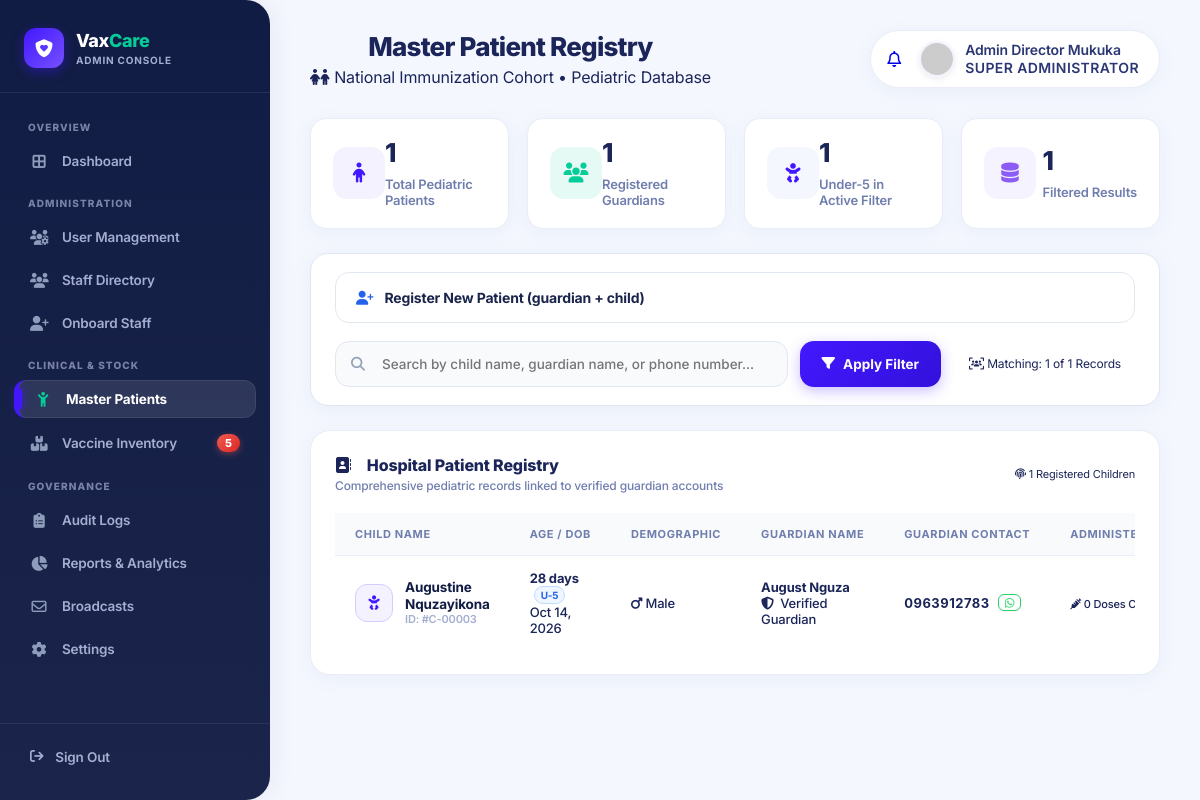
/SchoolProject2/admin/patients.php (signed in), run on the app's committed database.
### tables this page shows
CREATE TABLE `children` (
  `id` int(11) NOT NULL AUTO_INCREMENT,
  `guardian_id` int(11) NOT NULL,
  `name` varchar(100) NOT NULL,
  `date_of_birth` date NOT NULL,
  `gender` enum('Male','Female') NOT NULL,
  `created_at` timestamp NOT NULL DEFAULT current_timestamp(),
  PRIMARY KEY (`id`),
  KEY `guardian_id` (`guardian_id`),
  CONSTRAINT `children_ibfk_1` FOREIGN KEY (`guardian_id`) REFERENCES `users` (`id`) ON DELETE CASCADE
);

CREATE TABLE `users` (
  `id` int(11) NOT NULL AUTO_INCREMENT,
  `name` varchar(100) NOT NULL,
  `phone` varchar(20) NOT NULL,
  `email` varchar(150) DEFAULT NULL,
  `password_hash` varchar(255) NOT NULL,
  `role` enum('guardian','nurse','pharmacist','pharmacy','doctor','admin') DEFAULT 'guardian',
  `profile_pic` varchar(255) DEFAULT NULL,
  `is_on_duty` tinyint(1) DEFAULT 1,
  `created_at` timestamp NOT NULL DEFAULT current_timestamp(),
  PRIMARY KEY (`id`),
  UNIQUE KEY `phone` (`phone`)
);

### SchoolProject2/admin/patients.php (the view, shortened to what this page needs)
<?php
include '../config/db.php';
$admin_name = $_SESSION['name'];
$search = trim($_GET['search'] ?? '');
$query = "
    SELECT c.id, c.name as child_name, c.date_of_birth, c.gender, u.name as guardian_name, u.phone as guardian_phone,
           (SELECT COUNT(*) FROM appointments WHERE child_id = c.id AND status = 'completed') as total_vaccines,
           (SELECT COUNT(*) FROM appointments WHERE child_id = c.id AND status = 'scheduled') as upcoming_vaccines
    FROM children c
    JOIN users u ON c.guardian_id = u.id
";
$params = [];
$query .= " ORDER BY c.created_at DESC";
$stmt = $pdo->prepare($query);
$stmt->execute($params);
$children = $stmt->fetchAll(PDO::FETCH_ASSOC);
$total_children   = $pdo->query("SELECT COUNT(*) FROM children")->fetchColumn();
$total_guardians  = $pdo->query("SELECT COUNT(*) FROM users WHERE role = 'guardian'")->fetchColumn();
$low_stock_count  = $pdo->query("SELECT COUNT(*) FROM vaccines WHERE current_stock <= low_stock_threshold")->fetchColumn();
function calculateAge($dob) {
    $birthDate = new DateTime($dob);
    $today = new DateTime('today');
    $age = $birthDate->diff($today);
    return $age->d . ' days';
}
?>
<!DOCTYPE html>
<html lang="en">
<head>
    <link rel="stylesheet" href="https://cdnjs.cloudflare.com/ajax/libs/font-awesome/6.4.0/css/all.min.css">
    <link rel="stylesheet" href="../css/mar_tech.css">
    <link rel="stylesheet" href="../css/admin_theme.css">
</head>
<body class="app-body">
    <aside class="sidebar" id="adminSidebar">
        <div class="sidebar-brand-box">
            <a href="dashboard.php" class="sidebar-brand-link">
                <div class="sidebar-brand-icon"><i class="fa-solid fa-shield-heart"></i></div>
                <div class="sidebar-brand-info">
                    <span class="sidebar-brand-title">Vax<span>Care</span></span>
                    <span class="sidebar-brand-sub">Admin Console</span>
                </div>
            </a>
        </div>
        <nav class="sidebar-menu">
            <div class="sidebar-section-title">Overview</div>
            <a href="dashboard.php" class="sidebar-item">
                <i class="fa-solid fa-border-all"></i> Dashboard
            </a>
            <div class="sidebar-section-title">Administration</div>
            <a href="user_management.php" class="sidebar-item">
                <i class="fa-solid fa-users-gear"></i> User Management
            </a>
            <a href="staff.php" class="sidebar-item">
                <i class="fa-solid fa-users"></i> Staff Directory
            </a>
            <a href="add_staff.php" class="sidebar-item">
                <i class="fa-solid fa-user-plus"></i> Onboard Staff
            </a>
            <div class="sidebar-section-title">Clinical &amp; Stock</div>
            <a href="patients.php" class="sidebar-item active">
                <i class="fa-solid fa-child-reaching"></i> Master Patients
            </a>
            <a href="inventory.php" class="sidebar-item">
                <i class="fa-solid fa-boxes-stacked"></i> Vaccine Inventory
                <?php if($low_stock_count > 0): ?>
                    <span class="badge-red"><?= $low_stock_count ?></span>
                <?php endif; ?>
            </a>
            <div class="sidebar-section-title">Governance</div>
            <a href="audit_logs.php" class="sidebar-item">
                <i class="fa-solid fa-clipboard-list"></i> Audit Logs
            </a>
            <a href="reports.php" class="sidebar-item">
                <i class="fa-solid fa-chart-pie"></i> Reports &amp; Analytics
            </a>
            <a href="messages.php" class="sidebar-item">
                <i class="fa-regular fa-envelope"></i> Broadcasts
            </a>
            <a href="settings.php" class="sidebar-item">
                <i class="fa-solid fa-gear"></i> Settings
            </a>
        </nav>
        <div class="sidebar-logout">
            <a href="../auth/logout.php">
                <i class="fa-solid fa-arrow-right-from-bracket"></i> Sign Out
            </a>
        </div>
    </aside>
    <main class="app-main">
        <header class="app-topbar">
            <div class="topbar-left">
                <h1>Master Patient Registry</h1>
                <div class="topbar-date-pill">
                    <i class="fa-solid fa-children"></i>
                    <span>National Immunization Cohort &bull; Pediatric Database</span>
                </div>
            </div>
            <div class="topbar-right">
                <a href="messages.php" class="topbar-icon-btn" title="System Messages">
                    <i class="fa-regular fa-bell"></i>
                </a>
                <div class="topbar-profile">
                    <img src="https://ui-avatars.com/api/?name=<?= urlencode($admin_name) ?>&background=1B254B&color=fff&bold=true" alt="Admin Avatar">
                    <div class="topbar-profile-info">
                        <span class="topbar-profile-name"><?= htmlspecialchars($admin_name) ?></span>
                        <span class="topbar-profile-role">Super Administrator</span>
                    </div>
                </div>
            </div>
        </header>
        <div class="stats-grid" style="grid-template-columns: repeat(4, 1fr); margin-bottom: 24px;">
            <div class="stat-card">
                <div class="stat-icon icon-blue"><i class="fa-solid fa-child"></i></div>
                <div class="stat-info">
                    <div class="stat-value"><?= number_format($total_children) ?></div>
                    <div class="stat-label">Total Pediatric Patients</div>
                </div>
            </div>
            <div class="stat-card">
                <div class="stat-icon icon-green"><i class="fa-solid fa-users"></i></div>
                <div class="stat-info">
                    <div class="stat-value"><?= number_format($total_guardians) ?></div>
                    <div class="stat-label">Registered Guardians</div>
                </div>
            </div>
            <div class="stat-card">
                <div class="stat-icon icon-cyan"><i class="fa-solid fa-baby"></i></div>
                <div class="stat-info">
                    <?php
                        $u5_count = 0;
                        foreach ($children as $c) {
                            $b = new DateTime($c['date_of_birth']);
                            if ($b->diff(new DateTime('today'))->y < 5) $u5_count++;
                        }
                    ?>
                    <div class="stat-value"><?= count($children) > 0 ? $u5_count : 0 ?></div>
                    <div class="stat-label">Under-5 in Active Filter</div>
                </div>
            </div>
            <div class="stat-card">
                <div class="stat-icon icon-purple"><i class="fa-solid fa-database"></i></div>
                <div class="stat-info">
                    <div class="stat-value"><?= count($children) ?></div>
                    <div class="stat-label">Filtered Results</div>
                </div>
            </div>
        </div>
        <div class="filter-card" style="padding:18px 24px; border-radius:18px; box-shadow:0 4px 20px rgba(112, 144, 176, 0.08); border:1px solid #e0e5f2; margin-bottom:24px;">
        <details style="margin-bottom:18px; background:#fff; border:1.5px solid #e2e8f0; border-radius:14px;">
            <summary style="cursor:pointer; padding:16px 20px; font-weight:700; font-size:14px; color:#1B254B; list-style:none;">
                <i class="fa-solid fa-user-plus" style="color:#2563eb; margin-right:8px;"></i>
                Register New Patient (guardian + child)
            </summary>
        </details>
        <form method="GET" class="filter-bar" style="display:flex; align-items:center; justify-content:space-between; gap:14px; flex-wrap:wrap;">
                <div style="display:flex; align-items:center; gap:12px; flex:1; min-width:300px;">
                    <div class="filter-input-wrap" style="flex:1;">
                        <input type="text" name="search" class="filter-input" placeholder="Search by child name, guardian name, or phone number..." value="<?= htmlspecialchars($search) ?>" style="height:46px; border-radius:14px; font-size:13.5px; padding-left:46px; border:1.5px solid #e2e8f0; background:#f8fafc;">
                    </div>
                    <button type="submit" class="admin-btn admin-btn-primary" style="height:46px; padding:0 22px; border-radius:14px; font-size:13.5px; font-weight:700;">
                        <i class="fa-solid fa-filter"></i> Apply Filter
                    </button>
                </div>
                <div style="display:flex; align-items:center; gap:8px;">
                    <span class="role-badge role-badge-admin" style="padding:8px 14px; font-size:12px; border-radius:10px;">
                        <i class="fa-solid fa-users-viewfinder"></i> Matching: <?= count($children) ?> of <?= $total_children ?> Records
                    </span>
                </div>
            </form>
        </div>
        <div class="mar-card">
            <div class="mar-card-header">
                <div>
                    <div class="mar-card-title"><i class="fa-solid fa-address-book" style="color:var(--admin-primary); margin-right:8px;"></i> Hospital Patient Registry</div>
                    <div class="mar-card-subtitle">Comprehensive pediatric records linked to verified guardian accounts</div>
                </div>
                <span class="role-badge role-badge-admin" style="font-size:11px;">
                    <i class="fa-solid fa-fingerprint"></i> <?= count($children) ?> Registered Children
                </span>
            </div>
            <div class="table-responsive">
                <table class="mar-table">
                    <thead>
                        <tr>
                            <th>Child Name</th>
                            <th>Age / DOB</th>
                            <th>Demographic</th>
                            <th>Guardian Name</th>
                            <th>Guardian Contact</th>
                            <th>Administered Doses</th>
                        </tr>
                    </thead>
                    <tbody>
                        <?php if(empty($children)): ?>
                            <tr>
                                <td colspan="7">
                                    <div class="empty-state">
                                        <div class="empty-state-icon"><i class="fa-solid fa-child-reaching"></i></div>
                                        <div class="empty-state-title">No pediatric records found</div>
                                        <div class="empty-state-sub">Try searching with another name or clearing the current search filter.</div>
                                    </div>
                                </td>
                            </tr>
                        <?php else: ?>
                            <?php foreach($children as $c):
                                $dob_dt = new DateTime($c['date_of_birth']);
                                $is_under_5 = $dob_dt->diff(new DateTime('today'))->y < 5;
                            ?>
                                <tr>
                                    <td>
                                        <div class="patient-cell">
                                            <div class="patient-avatar-box">
                                                <i class="fa-solid fa-baby"></i>
                                            </div>
                                            <div>
                                                <div class="patient-name"><?= htmlspecialchars($c['child_name']) ?></div>
                                                <div class="patient-sub">ID: #C-<?= str_pad($c['id'], 5, '0', STR_PAD_LEFT) ?></div>
                                            </div>
                                        </div>
                                    </td>
                                    <td>
                                        <div style="font-weight:700; color:var(--admin-navy);">
                                            <?= calculateAge($c['date_of_birth']) ?>
                                            <?php if($is_under_5): ?>
                                                <span class="badge-status bg-blue-light" style="font-size:10px; margin-left:4px; padding:2px 6px;">U-5</span>
                                            <?php endif; ?>
                                        </div>
                                        <div class="text-xs text-muted"><?= date('M d, Y', strtotime($c['date_of_birth'])) ?></div>
                                    </td>
                                    <td>
                                        <span class="role-badge <?= strtolower($c['gender']) === 'male' ? 'role-badge-doctor' : 'role-badge-nurse' ?>">
                                            <i class="fa-solid <?= strtolower($c['gender']) === 'male' ? 'fa-mars' : 'fa-venus' ?>"></i>
                                            <?= htmlspecialchars($c['gender'] ?: 'Unspecified') ?>
                                        </span>
                                    </td>
                                    <td>
                                        <div style="font-weight:700; color:var(--admin-navy);"><?= htmlspecialchars($c['guardian_name']) ?></div>
                                        <div class="text-xs text-muted"><i class="fa-solid fa-shield-halved" style="color:var(--admin-success); margin-right:3px;"></i> Verified Guardian</div>
                                    </td>
                                    <td>
                                        <div style="display:flex; align-items:center; gap:8px;">
                                            <span style="font-family:'SF Pro Text', monospace; font-weight:700; color:var(--admin-navy); letter-spacing:0.5px;">
                                                <?= htmlspecialchars($c['guardian_phone']) ?>
                                            </span>
                                            <?php if(!empty($c['guardian_phone'])): ?>
                                                <a href="https://wa.me/<?= preg_replace('/[^0-9]/', '', $c['guardian_phone']) ?>" target="_blank" class="ph-btn ph-btn-outline ph-btn-sm" style="padding:2px 6px; font-size:11px; border-radius:6px; color:#25D366; border-color:#25D366;" title="Chat via WhatsApp">
                                                    <i class="fa-brands fa-whatsapp"></i>
                                                </a>
                                            <?php endif; ?>
                                        </div>
                                    </td>
                                    <td>
                                        <span class="role-badge role-badge-pharmacist" style="font-size:11px;">
                                            <i class="fa-solid fa-syringe"></i> <?= $c['total_vaccines'] ?> Doses Completed
                                        </span>
                                    </td>
                                </tr>
                            <?php endforeach; ?>
                        <?php endif; ?>
                    </tbody>
                </table>
            </div>
        </div>
    </main>
</body>
</html>

### data on the page
children: name "Augustine Nquzayikona", id "00003", date_of_birth "28 days", shows "U-5", date_of_birth "Oct 14, 2026", gender "Male", guardian.name "August Nguza", guardian.phone "0963912783", total_vaccines "0"

### other printed values
$low_stock_count "5"
$admin_name "Admin Director Mukuka"
$total_children "1"
$total_guardians "1"
$u5_count "1"
count($children) "1"
